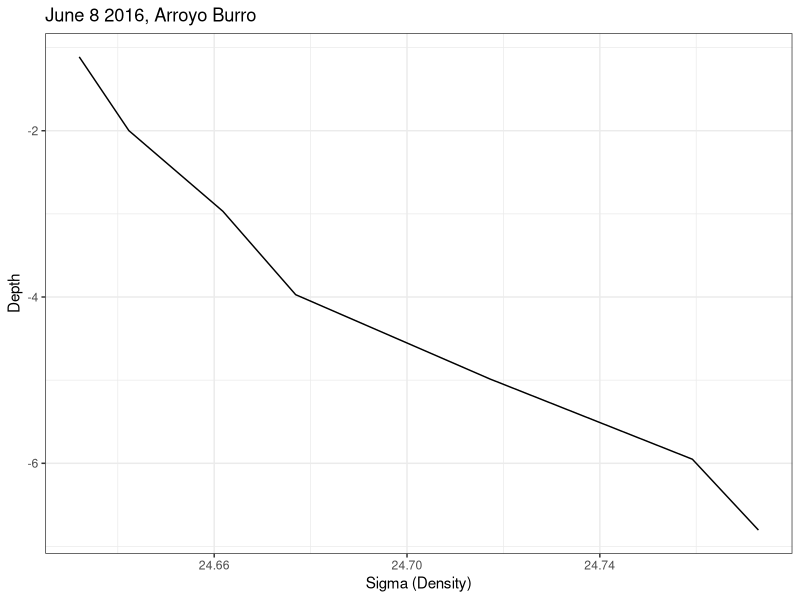
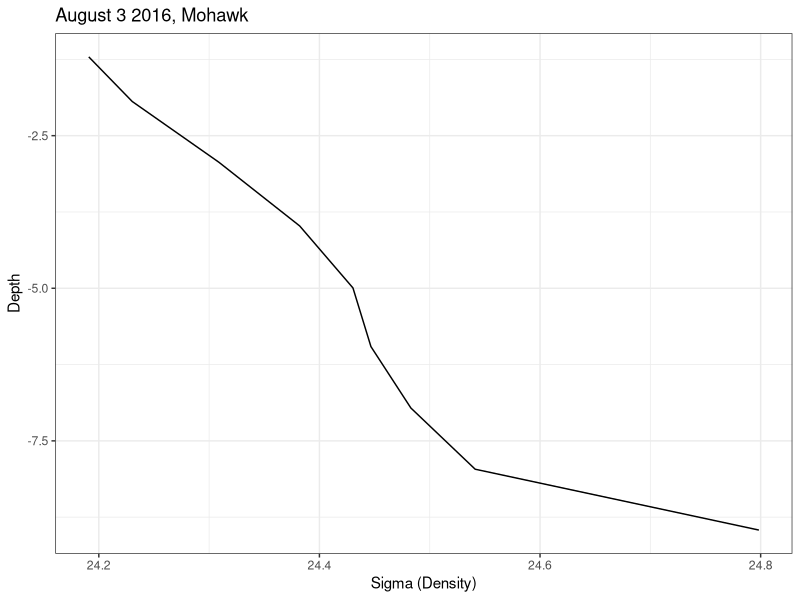
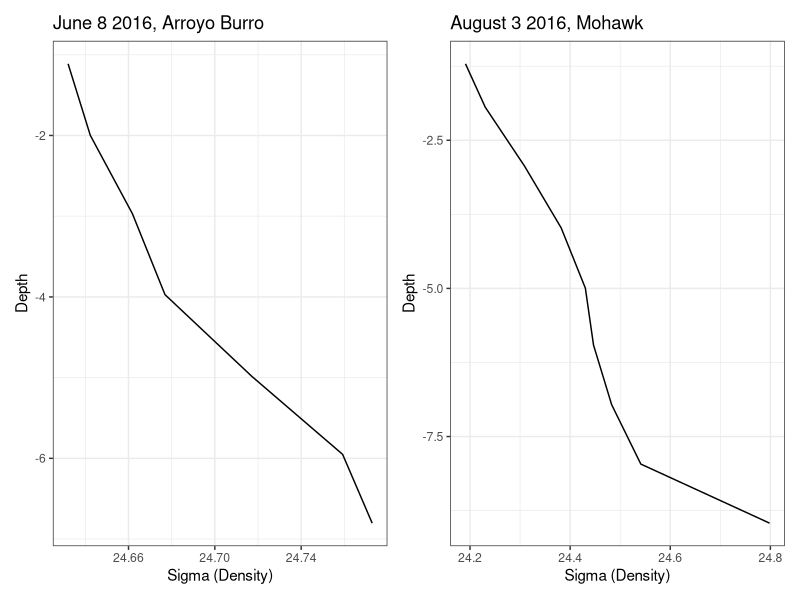
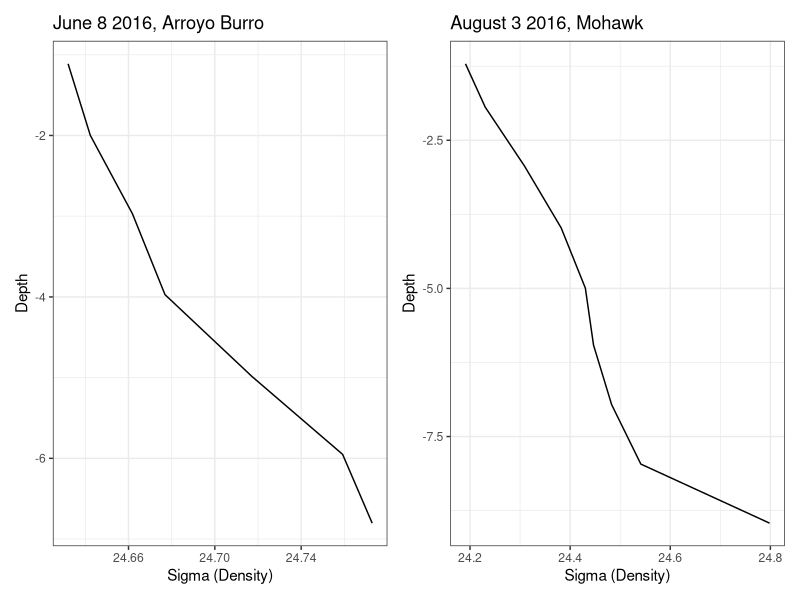

Recreate these plots in R, in order.
# Additional Data for Reviews
# Heili Lowman
# 9/2/22

# The following script will analyze CTD data collected
# by the SBC LTER during June and August 2016
# for the sediment nutrient recycling manuscript.

# This data was collected by Libe Washburn et al. and can be downloaded
# from the SBC LTER's data repository at the following URL:
# https://sbclter.msi.ucsb.edu/data/catalog/package/?package=knb-lter-sbc.10

# Load packages
library(tidyverse) 
library(lubridate)
library(viridis)
library(patchwork)

# Load necessary dataset.
ctd <- read_csv("data_raw/LTER_monthly_downcasts_registered_stations_20220606.csv")

# Filter for sites of interest.
june <- ctd %>%
  filter(`yyyy-mm-dd` == "6/8/16" & Station == "AB")

august <- ctd %>%
  filter(`yyyy-mm-dd` == "8/3/16" & Station == "MK")

# Plot ctd data.
(june_AB <- ggplot(june, aes(x = ctd_sigmatheta00, 
                             y = (ctd_depth*-1))) +
  geom_line() +
  theme_bw() +
  labs(x = "Sigma (Density)",
       y = "Depth",
       title = "June 8 2016, Arroyo Burro"))

(aug_MK <- ggplot(august, aes(x = ctd_sigmatheta00, 
                              y = (ctd_depth*-1))) +
    geom_line() +
    theme_bw() +
    labs(x = "Sigma (Density)",
         y = "Depth",
         title = "August 3 2016, Mohawk"))

(combined_sigma <- june_AB + aug_MK)

ggsave("density.jpg",
         path = "figures",
         width = 20,
         height = 10,
         units = "cm")

# End of script.
